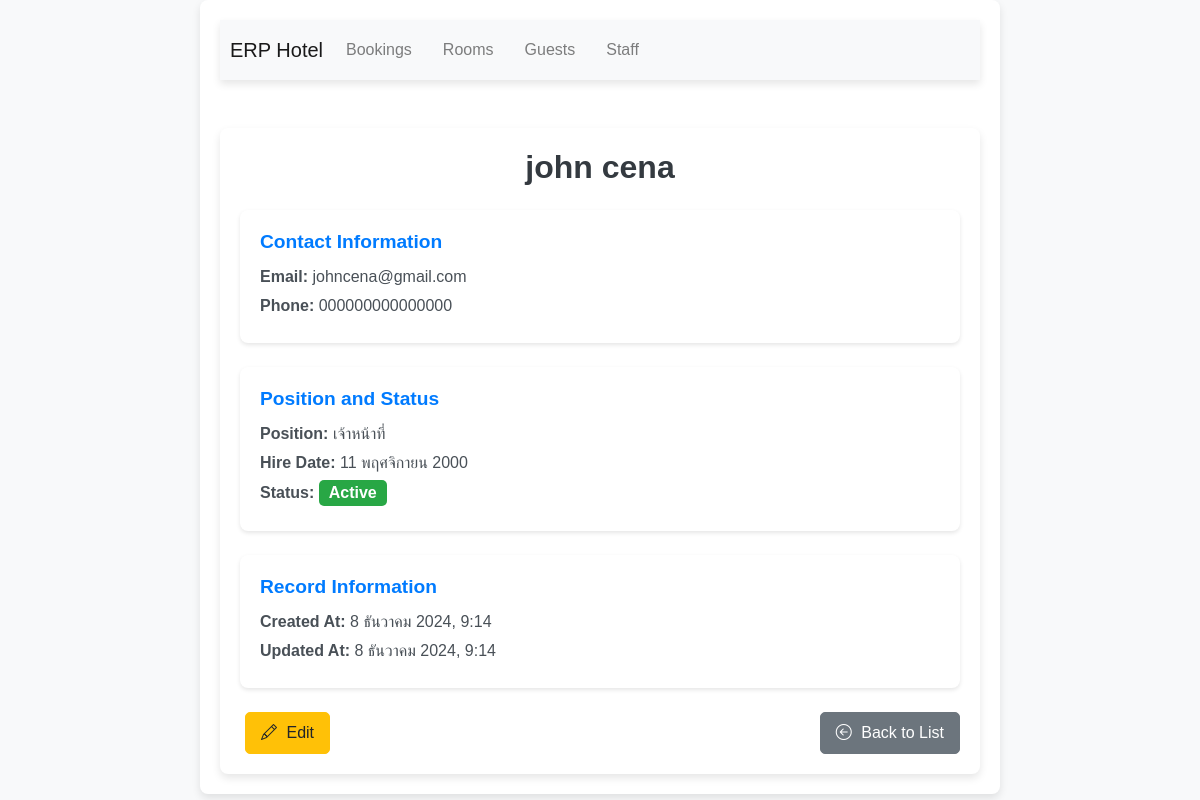
The page /staffs/1/ on the database its author committed.
### staffs/models.py (models this page shows, shortened)
class Staff(models.Model):
    full_name = models.CharField(max_length=255, verbose_name=_("ชื่อเต็ม"),help_text=_("กรุณากรอกชื่อเต็มของพนักงาน"))
    email = models.EmailField(unique=True, verbose_name=_("อีเมล"),help_text=_("กรุณากรอกอีเมลที่สามารถติดต่อได้"))
    phone = models.CharField(max_length=15, validators=[RegexValidator(r'^\d{9,15}$', _("กรุณากรอกหมายเลขโทรศัพท์ที่ถูกต้อง (9-15 ตัวเลข)"))],verbose_name=_("เบอร์โทรศัพท์"),help_text=_("กรุณากรอกหมายเลขโทรศัพท์ที่สามารถติดต่อได้ (9-15 ตัวเลข)"))
    position = models.CharField(max_length=50, choices=PositionChoices.choices, default=PositionChoices.STAFF, verbose_name=_("ตำแหน่ง"),help_text=_("เลือกตำแหน่งของพนักงาน"))
    hire_date = models.DateField(verbose_name=_("วันที่เข้าทำงาน"),help_text=_("กรุณาเลือกวันที่เข้าทำงานของพนักงาน"))
    is_active = models.BooleanField(default=True, verbose_name=_("สถานะการใช้งาน"), help_text=_("กำหนดว่าพนักงานยังคงทำงานอยู่หรือไม่"))
    created_at = models.DateTimeField(auto_now_add=True, verbose_name=_("สร้างเมื่อ"))
    updated_at = models.DateTimeField(auto_now=True, verbose_name=_("แก้ไขเมื่อ"))
    history = HistoricalRecords()
    class Meta:
        verbose_name = _("พนักงาน")
        verbose_name_plural = _("พนักงาน")
        ordering = ["full_name"]
        indexes = [
            models.Index(fields=["email"]),
            models.Index(fields=["phone"])
        ]
        constraints = [
            models.UniqueConstraint(fields=["email"], name="unique_email"),
            models.UniqueConstraint(fields=["phone"], name="unique_phone")
        ]

### staffs/views.py (the view)
# urls.py: path('staffs/<int:pk>/', views.staff_detail, name='staff_detail'),
def staff_detail(request, pk):
    staff = get_object_or_404(Staff, pk=pk)
    return render(request, 'staff_detail.html', {'staff': staff})

### staffs/templates/staff_detail.html (shortened to what this page needs)
{% extends 'base_generic.html' %}
{% load static widget_tweaks %}
{% block content %}
    <link rel="stylesheet" href="{% static 'css/staff_detail.css' %}">
    <div class="container mt-5">
        <h1 class="text-center mb-4">{{ staff.full_name }}</h1>
        <div class="card mb-4">
            <div class="card-body">
                <h5 class="card-title">Contact Information</h5>
                <p><strong>Email:</strong> {{ staff.email }}</p>
                <p><strong>Phone:</strong> {{ staff.phone }}</p>
            </div>
        </div>
        <div class="card mb-4">
            <div class="card-body">
                <h5 class="card-title">Position and Status</h5>
                <p><strong>Position:</strong> {{ staff.get_position_display }}</p>
                <p><strong>Hire Date:</strong> {{ staff.hire_date }}</p>
                <p><strong>Status:</strong> {% if staff.is_active %}<span class="badge bg-success">Active</span>{% else %}<span class="badge bg-danger">Inactive</span>{% endif %}</p>
            </div>
        </div>
        <div class="card mb-4">
            <div class="card-body">
                <h5 class="card-title">Record Information</h5>
                <p><strong>Created At:</strong> {{ staff.created_at }}</p>
                <p><strong>Updated At:</strong> {{ staff.updated_at }}</p>
            </div>
        </div>
        <div class="d-flex justify-content-between">
            <a href="{% url 'staff_edit' pk=staff.pk %}" class="btn btn-warning">
                <i class="bi bi-pencil"></i> Edit
            </a>
            <a href="{% url 'staff_list' %}" class="btn btn-secondary">
                <i class="bi bi-arrow-left-circle"></i> Back to List
            </a>
        </div>
    </div>
{% endblock %}

### bookings/static/css/styles.css (style rules this page uses)
body { font-family: 'Arial', sans-serif; background-color: #f8f9fa; margin: 0; padding: 0; }
.container { max-width: 900px; margin: 0 auto; padding: 20px; }
h1 { font-size: 2rem; color: #343a40; margin-bottom: 20px; }
.btn { margin-left: 5px; }
.btn i { margin-right: 5px; }
.btn-warning { background-color: #ffc107; border-color: #ffc107; }
.card { border: none; box-shadow: 0 4px 6px rgba(0, 0, 0, 0.1); border-radius: 8px; transition: box-shadow 0.3s ease; }
.card-body { padding: 20px; }

### staffs/static/css/staff_detail.css (style rules this page uses)
.container { max-width: 800px; margin: 0 auto; padding: 20px; background-color: #ffffff; border-radius: 8px; box-shadow: 0 4px 8px rgba(0, 0, 0, 0.1); }
h1 { font-size: 2rem; font-weight: bold; margin-bottom: 20px; color: #343a40; }
.card { margin-bottom: 20px; box-shadow: 0 2px 4px rgba(0, 0, 0, 0.1); border-radius: 8px; }
.card-title { font-size: 1.2rem; font-weight: bold; color: #007bff; }
.card-body p { font-size: 1rem; margin: 5px 0; color: #495057; }
.badge { font-size: 1rem; background-color: #007bff; color: white; padding: 5px 10px; border-radius: 5px; }
.btn { font-size: 1rem; padding: 8px 15px; border-radius: 5px; transition: background-color 0.3s ease, transform 0.2s ease; }
.btn-warning { background-color: #ffc107; border-color: #ffc107; }
.btn-secondary { background-color: #6c757d; border-color: #6c757d; }
.d-flex { margin-top: 20px; justify-content: space-between; align-items: center; }

### rows shown on the page
Staff: full_name "john cena", email "johncena@gmail.com", phone "000000000000000", position "เจ้าหน้าที่", hire_date "11 พฤศจิกายน 2000", created_at "8 ธันวาคม 2024, 9:14", updated_at "8 ธันวาคม 2024, 9:14"
